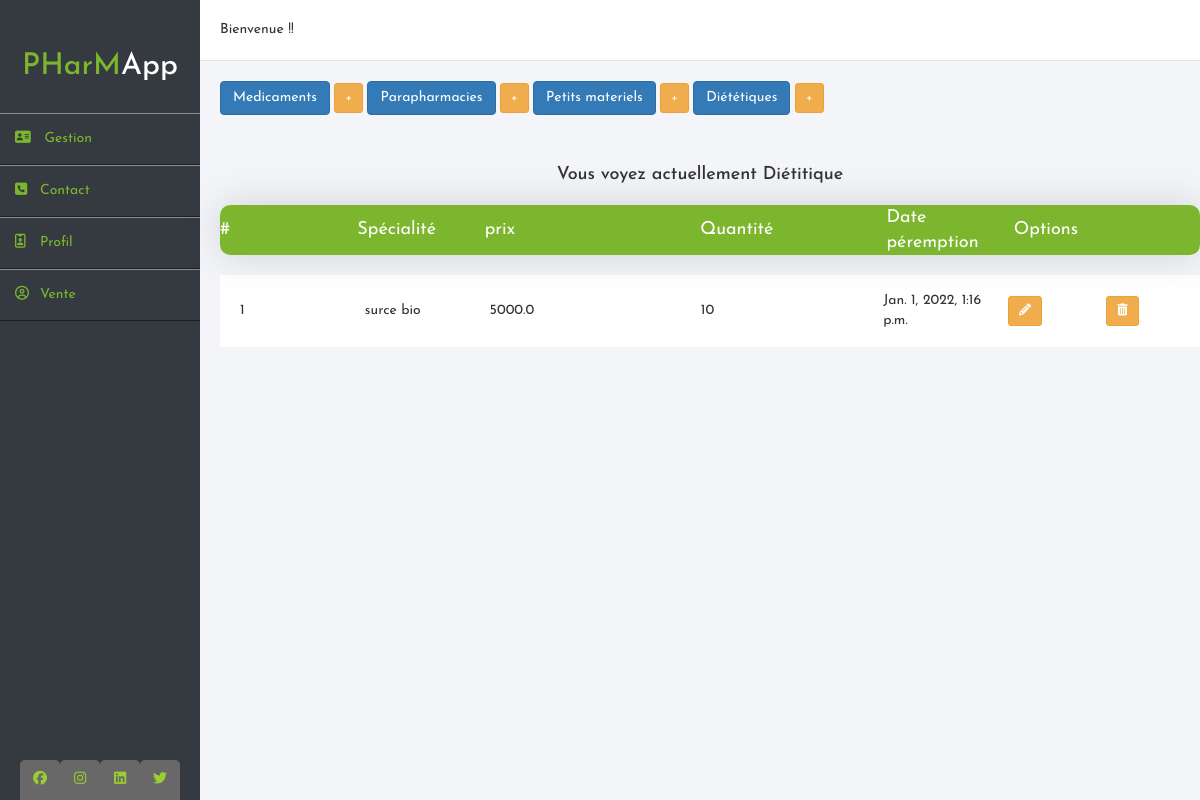
The page /inventaire/dietetiques/ on the database as committed earlier.
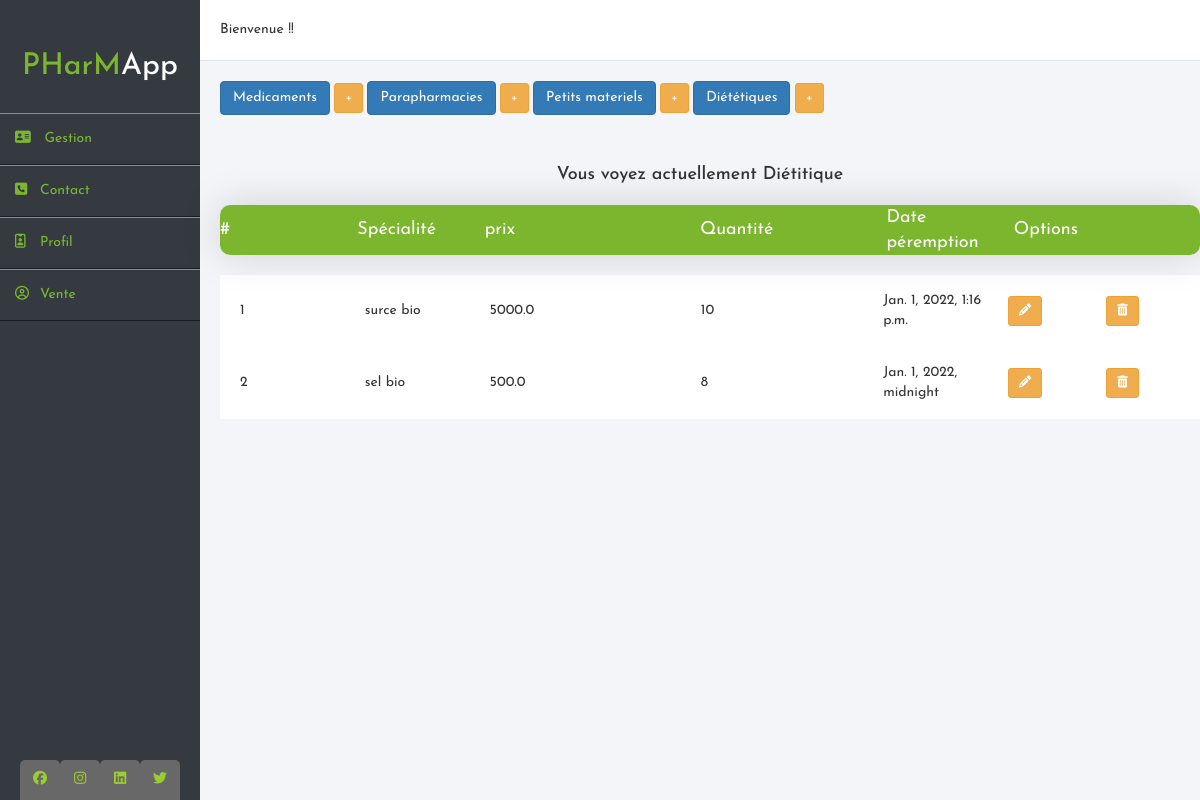
The same page on the database as committed later.
### sys_inventaire/models.py (models this page shows, shortened)
class Produit(models.Model):
    nom_article = models.CharField(max_length=100, blank=False)
    quantite = models.IntegerField(blank=False)
    prix = models.FloatField(blank=False)
    date_peremption = models.DateTimeField()
    Numero_lot = models.IntegerField()
    class Meta:
        abstract = True

class Dietetique(Produit):
    pass

### sys_inventaire/views.py (the view)
# urls.py: path('dietetiques/', montrer_dietetique, name='dietetiques'),
def montrer_dietetique(request):
    items = Dietetique.objects.all()
    context = {
        'items': items,
        'titre': 'Diétitique'
    }
    return render(request, 'inventory.html', context)

### sys_inventaire/templates/inventory.html (shortened to what the changed rows need)
<!DOCTYPE html>
<html lang="en">
<head>
  {% load static %}
  <link rel="stylesheet" href="{% static '/css/bootstrap.css' %}">
  <link rel="stylesheet" href="{% static '/css/bootstrap.min.css' %}">
  <link rel="stylesheet" href="{% static '/css/style-inventaire.css' %}">
</head>
<body>
<div class="wrapper">
  <div class="sidebar">
    <h2>PHarM<span>App</span></h2>
  </div>
  <div class="main_content">
    {% block content %}
<br>
{% if header %}
<center>
  <h4>Vous voyez actuellement Medicament </h4>
</center>
  <div class="table">
    <div class="table100 ver1 m-b-100">
        <table>
          <thead>
            <tr class="row">
                <th class="cell100 column2">#</th>
                <th class="cell100 column2">Spécialité</th>
                <th class="cell100 column3">D C I</th>
                <th class="cell100 column4">prix</th>
                <th class="cell100 column5">Quantité</th>
                <th class="cell100 column4">Options</th>
              </tr>
          </thead>
        </table>
    </div>
    <div class="table" >
      <div class="table100-body js-pscroll">
        <table>
          <tbody>
            {% for item in items %}
            <tr class="row">
              <td class="cell100 column2">{{ item.pk }}</td>
              <td class="cell100 column2">{{ item.specialite }}</td>
              <td class="cell100 column3">{{ item.dci }}</td>
              <td class="cell100 column4">{{ item.prix }}</td>
              <td class="cell100 column5">{{ item.quantite }}</td>
              <td>
                <a href="{% url 'sys_inventaire:modifier_medicament' item.pk %}" class="btn btn-warning btn-sm" role="button"><i class="fa fa-pencil" aria-hidden="true"></i></a>
              </td>
              <td>
                <a href="{% url 'sys_inventaire:supprimer_medicament' item.pk %}" class="btn btn-warning btn-sm" role="button"><i class="fa fa-trash" aria-hidden="true"></i></a>
              </td>
            </tr>
            {% endfor %}
          </tbody>
        </table>
      </div>
    </div>
  </div>
  {% else %}
  <div class="table">
    <div class="table100 ver1 m-b-100">
      <table>
        <thead>
          <tr class="row">
            <th>#</th>
            <th class="cell100 column2">Spécialité</th>
            <th class="cell100 column3">prix</th>
            <th class="cell100 column4">Quantité</th>
            <th class="cell100 column5">Date péremption</th>
            <th class="cell100 column4">Options</th>
          </tr>
        </thead>
      </table>
    </div>
  <div class="table" >
    <div class="table100-body js-pscroll" >
      <table>
      <tbody>
        {% for item in items %}
        <tr class="row">
          <td class="cell100 column2">{{ item.pk }}</td>
          <td class="cell100 column2">{{ item.nom_article }}</td>
          <td class="cell100 column3">{{ item.prix }}</td>
          <td class="cell100 column4">{{ item.quantite }}</td>
          <td class="cell100 column5">{{ item.date_peremption }}</td>
          {% if titre|lower == "parapharmacie" %}
          <td>
            <a href="{% url 'sys_inventaire:modifier_parapharmacie' item.pk %}" class="btn btn-warning " role="button"><i class="fa fa-pencil" aria-hidden="true"></i></a>
          </td>
          <td>
            <a href="{% url 'sys_inventaire:supprimer_parapharmatie' item.pk %}" class="btn btn-warning " role="button"><i class="fa fa-trash" aria-hidden="true"></i></a>
          </td>
          {% else %}
          <td>
            <a href="{% url 'sys_inventaire:modifier_dietetique' item.pk %}" class="btn btn-warning btn-sm" role="button"><i class="fa fa-pencil" aria-hidden="true"></i></a>
          </td>
          <td>
            <a href="{% url 'sys_inventaire:supprimer_dietetique' item.pk %}" class="btn btn-warning btn-sm" role="button"><i class="fa fa-trash" aria-hidden="true"></i></a>
          </td>
          {% endif %}
        </tr>
        {% endfor %}
      </tbody>
    </table>
    </div>
  </div>
</div>
{% endif %}
  </div>
</div>
  {% endblock %}
</body>
</html>

Rows that differ between the two databases and show on the page:
added Dietetique: pk "2", nom_article "sel bio", prix "500.0", quantite "8", date_peremption "Jan. 1, 2022, midnight"
